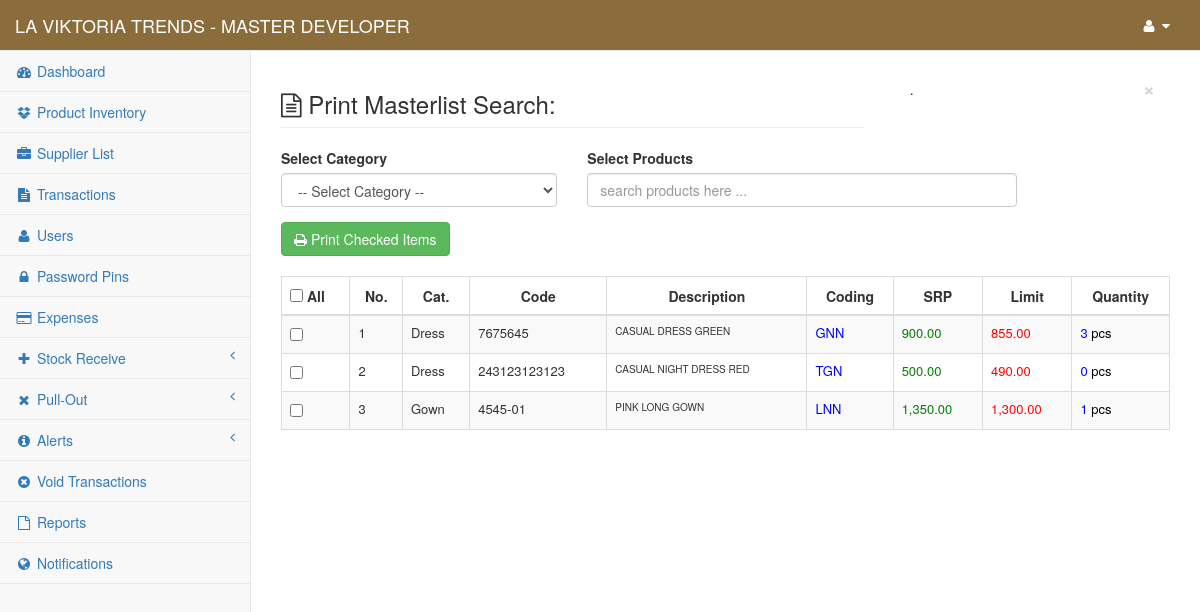
The page /content/admin/search_master.php (signed in) on the database its author committed.
### tables this page shows
CREATE TABLE `gy_my_project` (
  `gy_project` int(1) NOT NULL,
  `gy_project_name` text NOT NULL,
  `gy_project_address` text NOT NULL,
  `gy_system_title` text NOT NULL,
  `gy_year_origin` datetime NOT NULL
);

CREATE TABLE `gy_user` (
  `gy_user_id` int(10) NOT NULL,
  `gy_user_code` varchar(8) NOT NULL,
  `gy_full_name` varchar(255) NOT NULL,
  `gy_username` varchar(50) NOT NULL,
  `gy_password` varchar(100) NOT NULL,
  `gy_user_type` int(5) NOT NULL,
  `gy_user_status` int(1) NOT NULL,
  `gy_branch_id` int(11) NOT NULL
);

CREATE TABLE `gy_products` (
  `gy_product_id` int(11) NOT NULL,
  `gy_product_code` varchar(30) NOT NULL,
  `gy_convert_item_code` varchar(30) NOT NULL,
  `gy_convert_value` double NOT NULL,
  `gy_supplier_code` text NOT NULL,
  `gy_product_name` text NOT NULL,
  `gy_product_cat` varchar(100) NOT NULL,
  `gy_product_color` varchar(20) NOT NULL,
  `gy_product_image` text NOT NULL,
  `gy_product_desc` text NOT NULL,
  `gy_product_unit` text NOT NULL,
  `gy_product_price_cap` double NOT NULL,
  `gy_product_price_srp` double NOT NULL,
  `gy_product_quantity` double NOT NULL,
  `gy_product_discount_per` double NOT NULL,
  `gy_product_restock_limit` int(11) NOT NULL,
  `gy_product_date_restock` datetime NOT NULL,
  `gy_product_date_reg` datetime NOT NULL,
  `gy_product_update_date` datetime NOT NULL,
  `gy_added_by` int(11) NOT NULL,
  `gy_update_code` text NOT NULL,
  `gy_branch_id` int(11) NOT NULL
);

### conf/my_project.php (called while the page is built, shortened)
<?php
	include 'conn.php';
	$find_my_data=$link->query("Select * From `gy_my_project` Where `gy_project`='1'");
	$my_project_detail=$find_my_data->fetch_array();
	$my_project_name = $my_project_detail['gy_project_name'];
?>

### content/admin/session.php (called while the page is built, shortened)
<?php
    $user_id = $_SESSION['fus_user_id'];
    $identify_user=$link->query("Select * From `gy_user` Where `gy_user_id`='$user_id'");
    $row=$identify_user->fetch_array();
    $user_info = $row['gy_full_name'];
?>

### conf/function.php (called while the page is built, shortened)
<?php
    function toAlpha($number){
        $alphabet = array('N', 'S', 'T', 'A', 'R', 'G', 'O', 'L', 'D', 'E');
        $count = count($alphabet);
        $alpha = '';
        while ($number > 0) {
            $modulo = ($number - 0) % $count;
            $alpha  = $alphabet[$modulo] . $alpha;
            $number = floor((($number - $modulo) / $count));
        }
        return $alpha;
    }
?>

### content/admin/search_master.php (the view, shortened to what this page needs)
<?php
    include("../../conf/function.php");
    include("session.php");
    include("../../conf/my_project.php");
    $search_text = @$_GET['search_text'];
    $my_project_header_title = "Print Masterlist Search: ".$search_text;
    $my_query = "Select * From `gy_products` Where `gy_product_name` LIKE '%$search_text%' ORDER BY `gy_product_name` ASC";
?>
<!DOCTYPE html>
<html lang="en">
    <?php include 'head.php'; ?>
<body>
    <div id="wrapper">
        <?php include 'nav.php'; ?>
        <?php include('modal.php');?>
        <div id="page-wrapper">
            <div class="row">
                <div class="col-lg-8">
                    <h3 class="page-header"><i class="fa fa-file-text-o"></i> <?php echo $my_project_header_title; ?></h3>
                </div>
                <div class="col-lg-4">
                    <div class="alert alert-<?php echo @$color_note; ?> alert-dismissable" id="my_note" style="margin-top: 12px; visibility: <?php echo @$the_note_status; ?>">
                        <button type="button" class="close" data-dismiss="alert" aria-hidden="true">&times;</button>
                        <?php echo @$message; ?>.
                    </div>
                </div>
            </div>
            <div class="row">
                <div class="col-md-12">
                    <div class="row">
                        <form method="post" enctype="multipart/form-data" id="my_form" action="redirect_manager">
                            <div class="col-md-4">
                                <div class="form-group">
                                    <label>Select Category</label>
                                    <select class="form-control" name="my_cat" id="my_cat" required>
                                        <option disabled selected>-- Select Category --</option>
                                    </select>
                                </div>
                            </div>
                        </form>
                        <form method="post" enctype="multipart/form-data" action="redirect_manager">
                            <div class="col-md-6">
                                <div class="form-group">
                                    <label>Select Products</label>
                                    <input type="text" name="search_master" class="form-control" placeholder="search products here ..." autofocus required>
                                </div>
                            </div>
                        </form>
                    </div>
                    <div class="row" style="margin-top: 0px;">
                        <form method="post" enctype="multipart/form-data" id="my_pop_form" action="print_master_selected">
                        <div class="col-md-12">
                            <button type="submit" name="print_selected" class="btn btn-success" title="click to print ..."><i class="fa fa-print"></i> Print Checked Items</button>
                            <br><br>
                        </div>
                        <div class="col-md-12">
                            <table class="table table-striped table-bordered table-hover" style="width: 100%; margin-bottom: 20px;">
                                <thead>
                                    <tr>
                                        <th><input type="checkbox" id="checkAl"> All</th>
                                        <th><center>No.</center></th>
                                        <th><center>Cat.</center></th>
                                        <th><center>Code</center></th>
                                        <th><center>Description</center></th>
                                        <th><center>Coding</center></th>
                                        <th><center>SRP</center></th>
                                        <th><center>Limit</center></th>
                                        <th><center>Quantity</center></th>
                                    </tr>
                                </thead>
                                <tbody>
                                    <?php
                                        $numrow = 0;
                                        $sql_item_detail=$link->query($my_query);
                                        while ($row_item_detail=$sql_item_detail->fetch_array()) {
                                            $numrow++;
                                    ?>
                                    <tr>
                                        <td><input type="checkbox" id="checkItem" name="check[]" value="<?php echo $row_item_detail['gy_product_id']; ?>"></td>
                                        <td style="font-size: 13px;"><?php echo $numrow; ?></td>
                                        <td style="font-size: 13px;"><?php echo $row_item_detail['gy_product_cat']; ?></td>
                                        <td style="font-size: 13px;"><?php echo $row_item_detail['gy_product_code']; ?></td>
                                        <td style="text-transform: uppercase; font-size: 10px;"><?php echo $row_item_detail['gy_product_name']; ?></td>
                                        <td style="font-size: 13px; color: blue;"><?php echo toAlpha($row_item_detail['gy_product_price_cap']); ?></td>
                                        <td style="font-size: 13px; color: green;"><?php echo number_format($row_item_detail['gy_product_price_srp'],2); ?></td>
                                        <td style="font-size: 13px; color: red;"><?php echo number_format($row_item_detail['gy_product_discount_per'],2); ?></td>
                                        <td style="font-size: 13px; color: blue;"><?php echo $row_item_detail['gy_product_quantity']." <span style='color: black;'>".$row_item_detail['gy_product_unit']."</span>"; ?></td>
                                    </tr>
                                <?php } ?>
                                </tbody>
                            </table>
                        </div>
                        </form>
                    </div>
                </div>
            </div>
        </div>
    </div>
</body>
</html>

### content/admin/nav.php (shortened to what this page needs)
<nav class="navbar navbar-default navbar-static-top" role="navigation" style="margin-bottom: 0; background-color: #8a6d3b; color: #fff;">
    <div class="navbar-header">
        <a class="navbar-brand" href="index"><span style="text-transform: uppercase; color: #fff;"><?php echo $my_project_name; ?> <?php echo $my_project_title; ?> - <?php echo $user_info ?></span></a>
    </div>
    <div class="full-right">
    <ul class="nav navbar-top-links navbar-right">
        <li class="dropdown">
            <a class="dropdown-toggle" data-toggle="dropdown" id="navi" href="#">
                <i class="fa fa-user fa-fw"></i>  <i class="fa fa-caret-down"></i>
            </a>
        </li>
    </ul>
    </div>
        <?php include("side-panel.php"); ?>
</nav>

### content/admin/nav.php (style rules this page uses)
#navi { color: #fff; }

### rows shown on the page
gy_my_project: gy_project_name "LA VIKTORIA TRENDS"
gy_user: gy_full_name "MASTER DEVELOPER"
gy_products: gy_product_cat "Dress", gy_product_code "7675645", gy_product_name "CASUAL DRESS GREEN", gy_product_price_cap "GNN", gy_product_price_srp "900.00", gy_product_discount_per "855.00", gy_product_quantity "3", gy_product_unit "pcs"
gy_products: gy_product_cat "Dress", gy_product_code "243123123123", gy_product_name "CASUAL NIGHT DRESS RED", gy_product_price_cap "TGN", gy_product_price_srp "500.00", gy_product_discount_per "490.00", gy_product_quantity "0", gy_product_unit "pcs"
gy_products: gy_product_cat "Gown", gy_product_code "4545-01", gy_product_name "PINK LONG GOWN", gy_product_price_cap "LNN", gy_product_price_srp "1,350.00", gy_product_discount_per "1,300.00", gy_product_quantity "1", gy_product_unit "pcs"

### other values the page prints
$my_project_header_title "Print Masterlist Search:"
